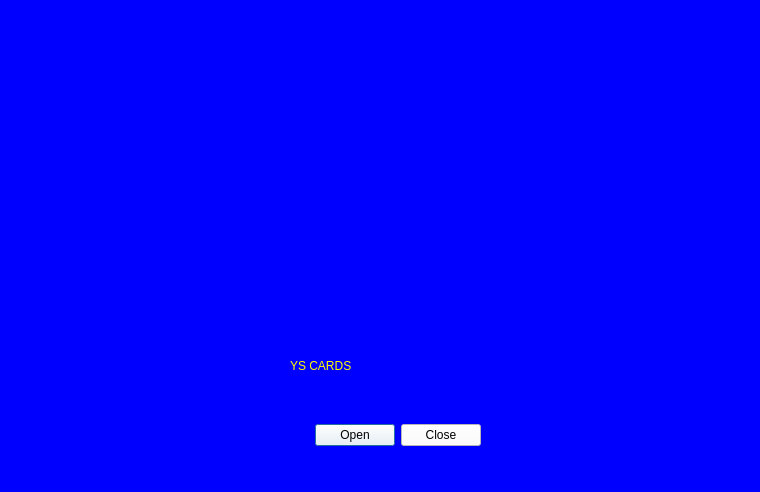
<?xml version="1.0" encoding="UTF-8"?>
<ui version="4.0">
 <class>StartDialog</class>
 <widget class="QDialog" name="StartDialog">
  <property name="geometry">
   <rect>
    <x>0</x>
    <y>0</y>
    <width>760</width>
    <height>492</height>
   </rect>
  </property>
  <property name="windowTitle">
   <string>Dialog</string>
  </property>
  <property name="styleSheet">
   <string notr="true">background-color: rgb(0, 0, 255);</string>
  </property>
  <widget class="QDialogButtonBox" name="buttonBox">
   <property name="geometry">
    <rect>
     <x>290</x>
     <y>400</y>
     <width>191</width>
     <height>71</height>
    </rect>
   </property>
   <property name="styleSheet">
    <string notr="true">background-color: rgb(255, 255, 255);</string>
   </property>
   <property name="orientation">
    <enum>Qt::Horizontal</enum>
   </property>
   <property name="standardButtons">
    <set>QDialogButtonBox::Close|QDialogButtonBox::Open</set>
   </property>
  </widget>
  <widget class="QLabel" name="label">
   <property name="geometry">
    <rect>
     <x>30</x>
     <y>50</y>
     <width>691</width>
     <height>295</height>
    </rect>
   </property>
   <property name="styleSheet">
    <string notr="true">image: url(:/background/cards/32f698cc91305a1e3e6ee0acbb527faa.png);</string>
   </property>
   <property name="text">
    <string/>
   </property>
   <property name="scaledContents">
    <bool>false</bool>
   </property>
   <property name="alignment">
    <set>Qt::AlignCenter</set>
   </property>
  </widget>
  <widget class="QLabel" name="label_2">
   <property name="geometry">
    <rect>
     <x>290</x>
     <y>330</y>
     <width>211</width>
     <height>71</height>
    </rect>
   </property>
   <property name="styleSheet">
    <string notr="true">color: rgb(255, 255, 0);
font: 16pt &quot;Snap ITC&quot;;
</string>
   </property>
   <property name="text">
    <string>YS CARDS</string>
   </property>
  </widget>
 </widget>
 <resources/>
 <connections>
  <connection>
   <sender>buttonBox</sender>
   <signal>accepted()</signal>
   <receiver>StartDialog</receiver>
   <slot>accept()</slot>
   <hints>
    <hint type="sourcelabel">
     <x>248</x>
     <y>254</y>
    </hint>
    <hint type="destinationlabel">
     <x>157</x>
     <y>274</y>
    </hint>
   </hints>
  </connection>
  <connection>
   <sender>buttonBox</sender>
   <signal>rejected()</signal>
   <receiver>StartDialog</receiver>
   <slot>reject()</slot>
   <hints>
    <hint type="sourcelabel">
     <x>316</x>
     <y>260</y>
    </hint>
    <hint type="destinationlabel">
     <x>286</x>
     <y>274</y>
    </hint>
   </hints>
  </connection>
 </connections>
</ui>
